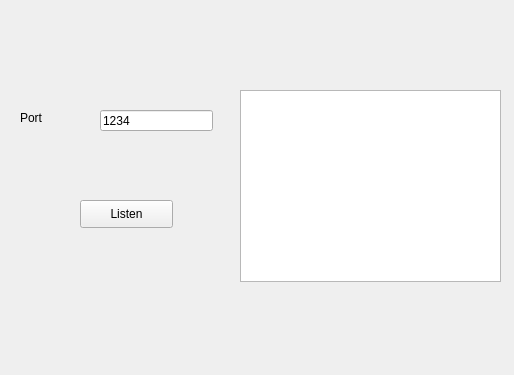
<?xml version="1.0" encoding="UTF-8"?>
<ui version="4.0">
 <class>Widget</class>
 <widget class="QWidget" name="Widget">
  <property name="geometry">
   <rect>
    <x>0</x>
    <y>0</y>
    <width>514</width>
    <height>375</height>
   </rect>
  </property>
  <property name="windowTitle">
   <string>GameServer</string>
  </property>
  <widget class="QPushButton" name="connectBtn">
   <property name="geometry">
    <rect>
     <x>80</x>
     <y>200</y>
     <width>93</width>
     <height>28</height>
    </rect>
   </property>
   <property name="text">
    <string>Listen</string>
   </property>
  </widget>
  <widget class="QTextBrowser" name="status">
   <property name="geometry">
    <rect>
     <x>240</x>
     <y>90</y>
     <width>261</width>
     <height>192</height>
    </rect>
   </property>
  </widget>
  <widget class="QLineEdit" name="portText">
   <property name="geometry">
    <rect>
     <x>100</x>
     <y>110</y>
     <width>113</width>
     <height>21</height>
    </rect>
   </property>
   <property name="text">
    <string>1234</string>
   </property>
  </widget>
  <widget class="QLabel" name="label">
   <property name="geometry">
    <rect>
     <x>20</x>
     <y>110</y>
     <width>72</width>
     <height>15</height>
    </rect>
   </property>
   <property name="text">
    <string>Port</string>
   </property>
  </widget>
 </widget>
 <layoutdefault spacing="6" margin="11"/>
 <resources/>
 <connections/>
</ui>
